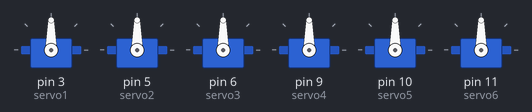
The sketch below on a simulated Arduino Uno, built with avr-gcc and run on an emulated ATmega328P. Parts: 6 × servo.

Above: at 1.9 s.
Timing chart, 0 to 3.4 s (numbered marks = the images above):
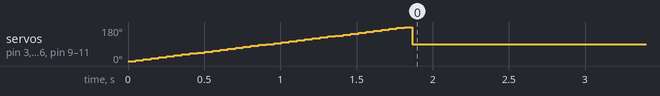

The sketch:

task2_6_servo_control1.ino
```cpp
#include <Servo.h>

Servo servo1, servo2, servo3, servo4, servo5, servo6;

void setup() {
  servo1.attach(3);
  servo2.attach(5);
  servo3.attach(6);
  servo4.attach(9);
  servo5.attach(10);
  servo6.attach(11);

  // Sweep each servo for 2 seconds
  for (int angle = 0; angle <= 180; angle += 5) {
    servo1.write(angle);
    servo2.write(angle);
    servo3.write(angle);
    servo4.write(angle);
    servo5.write(angle);
    servo6.write(angle);
    delay(50);
  }

  // Hold all servos at 90 degrees
  servo1.write(90);
  servo2.write(90);
  servo3.write(90);
  servo4.write(90);
  servo5.write(90);
  servo6.write(90);
}

void loop() {
  // Do nothing
}
```
